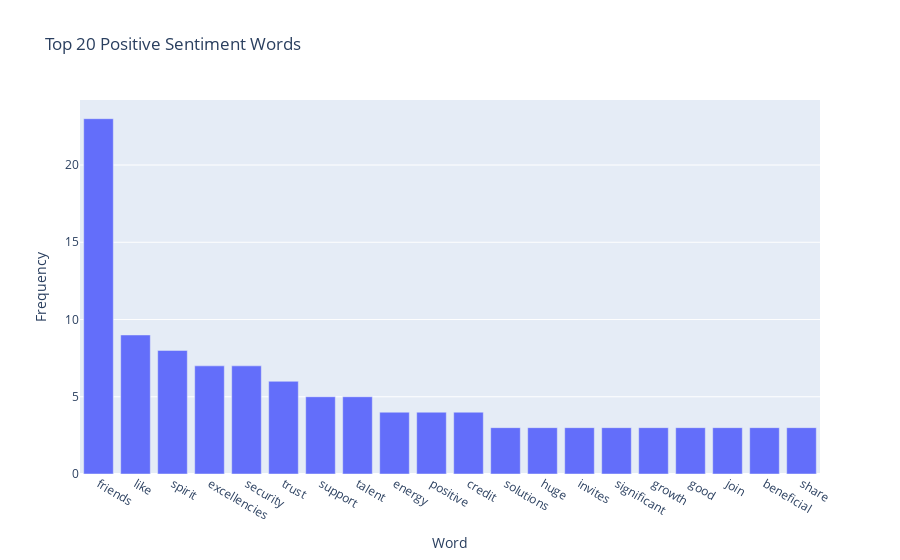
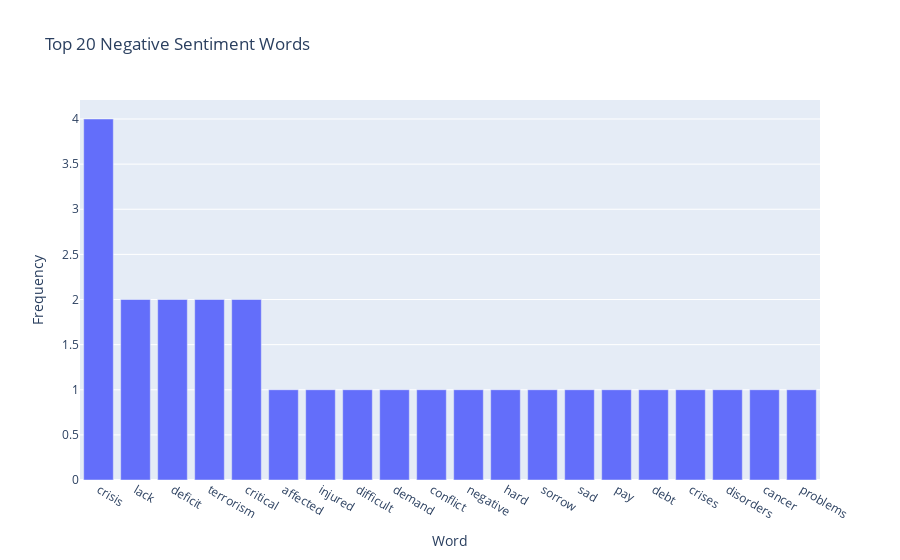
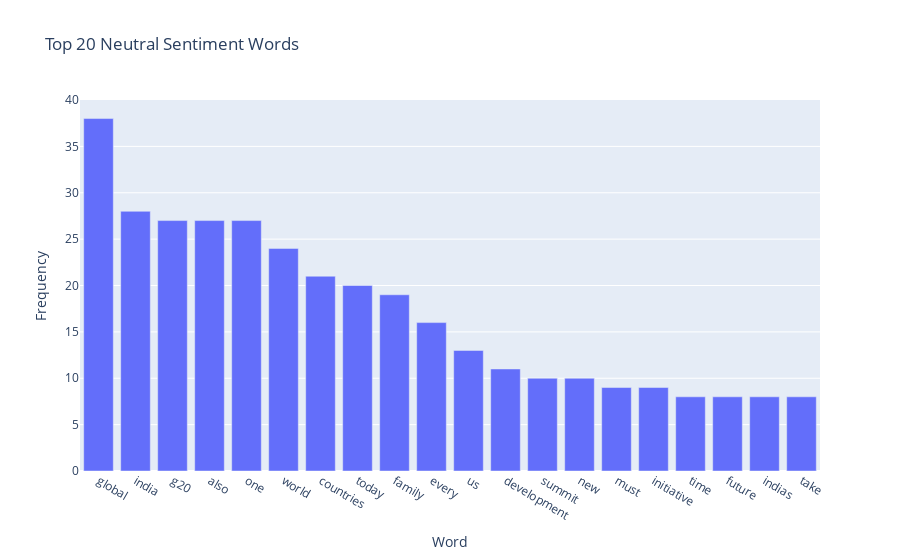

The code cell stored with these charts, in order, in its notebook:
### Markdown cell above
Plotting BAR GRaphs

### Code cell
# Create bar charts for the top 20 positive sentiment words with 'Word' on the x-axis and 'Frequency' on the y-axis.
fig_positive = px.bar(df_positive, x='Word', y='Frequency', title="Top 20 Positive Sentiment Words")

# Create bar charts for the top 20 negative sentiment words with 'Word' on the x-axis and 'Frequency' on the y-axis.
fig_negative = px.bar(df_negative, x='Word', y='Frequency', title="Top 20 Negative Sentiment Words")

# Create bar charts for the top 20 neutral sentiment words with 'Word' on the x-axis and 'Frequency' on the y-axis.
fig_neutral = px.bar(df_neutral, x='Word', y='Frequency', title="Top 20 Neutral Sentiment Words")

# Display the bar chart for the top 20 positive sentiment words.
fig_positive.show()

# Display the bar chart for the top 20 negative sentiment words.
fig_negative.show()

# Display the bar chart for the top 20 neutral sentiment words.
fig_neutral.show()

### Figure 1 — Plotly figure (JSON) as saved in the notebook; plotly's stock layout.template omitted (floating-point values rounded to 4 significant figures)
{"data": [{"alignmentgroup": "True", "hovertemplate": "Word=%{x}<br>Frequency=%{y}<extra></extra>", "legendgroup": "", "marker": {"color": "#636efa", "pattern": {"shape": ""}}, "name": "", "offsetgroup": "", "orientation": "v", "showlegend": false, "textposition": "auto", "type": "bar", "x": ["friends", "like", "spirit", "excellencies", "security", "trust", "support", "talent", "energy", "positive", "credit", "solutions", "huge", "invites", "significant", "growth", "good", "join", "beneficial", "share"], "xaxis": "x", "y": [23, 9, 8, 7, 7, 6, 5, 5, 4, 4, 4, 3, 3, 3, 3, 3, 3, 3, 3, 3], "yaxis": "y"}], "layout": {"barmode": "relative", "legend": {"tracegroupgap": 0}, "title": {"text": "Top 20 Positive Sentiment Words"}, "xaxis": {"anchor": "y", "domain": [0, 1], "title": {"text": "Word"}}, "yaxis": {"anchor": "x", "domain": [0, 1], "title": {"text": "Frequency"}}}}

### Figure 2 — Plotly figure (JSON) as saved in the notebook; plotly's stock layout.template omitted (floating-point values rounded to 4 significant figures)
{"data": [{"alignmentgroup": "True", "hovertemplate": "Word=%{x}<br>Frequency=%{y}<extra></extra>", "legendgroup": "", "marker": {"color": "#636efa", "pattern": {"shape": ""}}, "name": "", "offsetgroup": "", "orientation": "v", "showlegend": false, "textposition": "auto", "type": "bar", "x": ["crisis", "lack", "deficit", "terrorism", "critical", "affected", "injured", "difficult", "demand", "conflict", "negative", "hard", "sorrow", "sad", "pay", "debt", "crises", "disorders", "cancer", "problems"], "xaxis": "x", "y": [4, 2, 2, 2, 2, 1, 1, 1, 1, 1, 1, 1, 1, 1, 1, 1, 1, 1, 1, 1], "yaxis": "y"}], "layout": {"barmode": "relative", "legend": {"tracegroupgap": 0}, "title": {"text": "Top 20 Negative Sentiment Words"}, "xaxis": {"anchor": "y", "domain": [0, 1], "title": {"text": "Word"}}, "yaxis": {"anchor": "x", "domain": [0, 1], "title": {"text": "Frequency"}}}}

### Figure 3 — Plotly figure (JSON) as saved in the notebook; plotly's stock layout.template omitted (floating-point values rounded to 4 significant figures)
{"data": [{"alignmentgroup": "True", "hovertemplate": "Word=%{x}<br>Frequency=%{y}<extra></extra>", "legendgroup": "", "marker": {"color": "#636efa", "pattern": {"shape": ""}}, "name": "", "offsetgroup": "", "orientation": "v", "showlegend": false, "textposition": "auto", "type": "bar", "x": ["global", "india", "g20", "also", "one", "world", "countries", "today", "family", "every", "us", "development", "summit", "new", "must", "initiative", "time", "future", "indias", "take"], "xaxis": "x", "y": [38, 28, 27, 27, 27, 24, 21, 20, 19, 16, 13, 11, 10, 10, 9, 9, 8, 8, 8, 8], "yaxis": "y"}], "layout": {"barmode": "relative", "legend": {"tracegroupgap": 0}, "title": {"text": "Top 20 Neutral Sentiment Words"}, "xaxis": {"anchor": "y", "domain": [0, 1], "title": {"text": "Word"}}, "yaxis": {"anchor": "x", "domain": [0, 1], "title": {"text": "Frequency"}}}}
